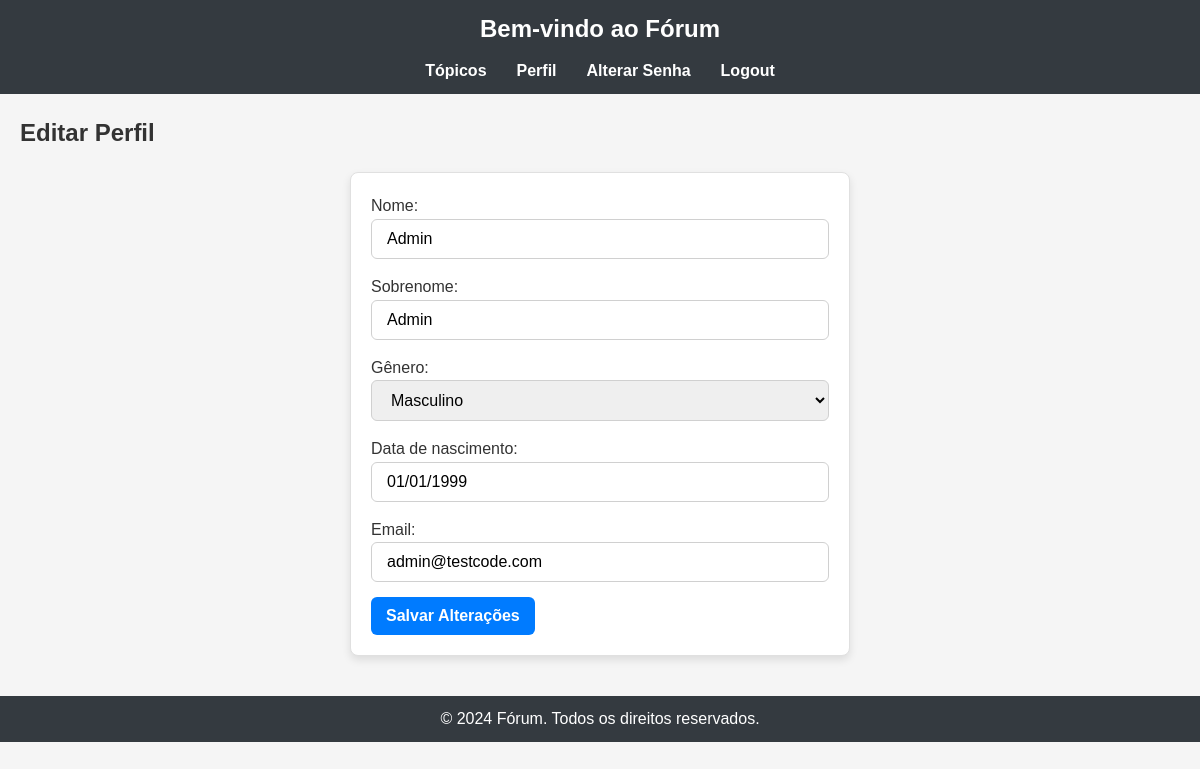
/profile/ (signed in), run on the app's committed database.
### app_forum/models.py (models this page shows, shortened)
class CustomUser(AbstractBaseUser, PermissionsMixin):
    email = models.EmailField(unique=True)
    first_name = models.CharField(max_length=30,verbose_name='Nome')
    last_name = models.CharField(max_length=30,verbose_name='Sobrenome')
    gender = models.CharField(max_length=10, verbose_name='Gênero' ,choices=[('M', 'Masculino'), ('F', 'Feminino')], default=('N','Não informado'))
    date_of_birth = models.DateField(default='2000-01-01',verbose_name='Data de nascimento')
    date_created = models.DateTimeField(auto_now_add=True,verbose_name='Criado')
    date_updated = models.DateTimeField(auto_now=True,verbose_name='Atualizado')
    is_active = models.BooleanField(default=True)
    is_staff = models.BooleanField(default=False)
    objects = CustomUserManager()
    USERNAME_FIELD = 'email'
    REQUIRED_FIELDS = ['first_name', 'last_name','gender','date_of_birth']

### app_forum/views.py (the view, shortened to what this page needs)
# urls.py: path('profile/', EditProfileView.as_view(), name='edit_profile'),
@method_decorator(login_required, name='dispatch')
class EditProfileView(UpdateView):
    model = CustomUser
    form_class = EditProfileForm
    template_name = 'edit_profile.html'
    success_url = reverse_lazy('topics_list')
    def get_object(self):
        return self.request.user
    def get_context_data(self, **kwargs):
        context = super().get_context_data(**kwargs)
        context['form'] = self.form_class(instance=self.get_object())
        return context

### app_forum/forms.py (shortened to what this page needs)
class EditProfileForm(forms.ModelForm):
    class Meta:
        model = CustomUser
        fields = ['first_name', 'last_name', 'gender', 'date_of_birth', 'email']

### app_forum/templates/edit_profile.html (shortened to what this page needs)
{% extends 'base.html' %}
{% load static %}
{% block content %}
<h2>Editar Perfil</h2>
<form method="POST">
    {{ form.as_p }}
    <button type="submit">Salvar Alterações</button>
</form>
{% endblock %}

### app_forum/static/css/style.css (style rules this page uses)
* { margin: 0; padding: 0; box-sizing: border-box; }
body { font-family: Arial, sans-serif; background-color: #f5f5f5; color: #333; line-height: 1.6; }
main h2 { font-size: 24px; margin-bottom: 15px; }
form { margin: 20px auto; padding: 20px; max-width: 500px; background-color: #fff; border: 1px solid #e0e0e0; border-radius: 8px; box-shadow: 0 4px 8px rgba(0, 0, 0, 0.1); }
form input, form textarea, form select { display: block; width: 100%; padding: 10px 15px; margin-bottom: 15px; border: 1px solid #d0d0d0; border-radius: 6px; font-size: 16px; }
form input::placeholder, form textarea::placeholder { color: #888; font-style: italic; }
button { background-color: #007bff; color: #fff; border: none; padding: 10px 15px; border-radius: 6px; font-size: 16px; cursor: pointer; font-weight: bold; }

### data on the page
CustomUser: first_name "Admin", last_name "Admin", gender "Masculino", date_of_birth "01/01/1999", email "admin@testcode.com"
